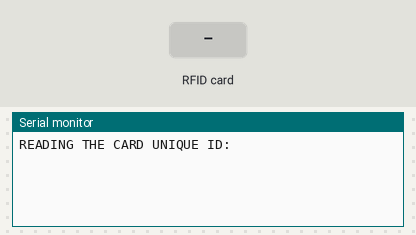
The sketch below on a simulated Arduino Uno, built with avr-gcc and run on an emulated ATmega328P. Parts: the last lines printed to the serial monitor. Inputs (shaded band) come from the test bench.

Above: at 1.2 s.
1.3 s: RFID card 5E 7A 19 C4 held to the reader
At 2.5 s:
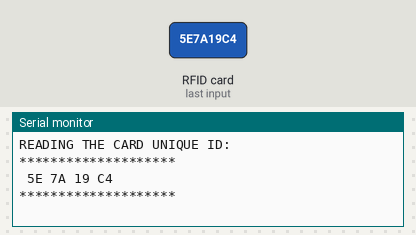
2.8 s: RFID card 5E 7A 19 C4 held to the reader
At 3.9 s:
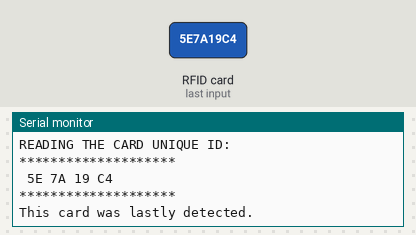

Measured:
- after the input at 1.3 s, the serial monitor: prints a new line at once (image 1)
- after the input at 2.8 s, the serial monitor: prints a new line at once (image 2)

The sketch:

nano_mfrc522_getUID.ino
```cpp
#include <SPI.h>
#include <MFRC522.h>
#define SS_PIN 10
#define RST_PIN 9

MFRC522 rfid(SS_PIN, RST_PIN);
MFRC522::MIFARE_Key key;

byte nuidPICC[4];

void setup() {
  Serial.begin(9600);
  SPI.begin();
  rfid.PCD_Init();
  Serial.println(F("READING THE CARD UNIQUE ID:"));

  for (byte i = 0; i < 6; i++) {
    key.keyByte[i] = 0xFF;
  }
}

void loop(){
  if(!rfid.PICC_IsNewCardPresent()){
    return;
  }

  if(!rfid.PICC_ReadCardSerial()){
    return;
  }


  if (rfid.uid.uidByte[0] != nuidPICC[0] ||
    rfid.uid.uidByte[1] != nuidPICC[1] ||
    rfid.uid.uidByte[2] != nuidPICC[2] ||
    rfid.uid.uidByte[3] != nuidPICC[3] ) {

    for (byte i = 0; i < 4; i++) {
      nuidPICC[i] = rfid.uid.uidByte[i];
    }


    Serial.println(F("********************"));
    printHex(rfid.uid.uidByte, rfid.uid.size);
    Serial.println(F("\n********************"));
  }

  else{
    Serial.println(F("This card was lastly detected."));
  }

 /*
  * Halt PICC
  * Stop encryption on PCD
 */

  rfid.PICC_HaltA();
  rfid.PCD_StopCrypto1();
}

void printHex(byte *buffer, byte bufferSize){
  for (byte i = 0; i < bufferSize; i++){
    Serial.print(buffer[i] < 0x10 ? " 0" : " ");
    Serial.print(buffer[i], HEX);
  }
}
```
